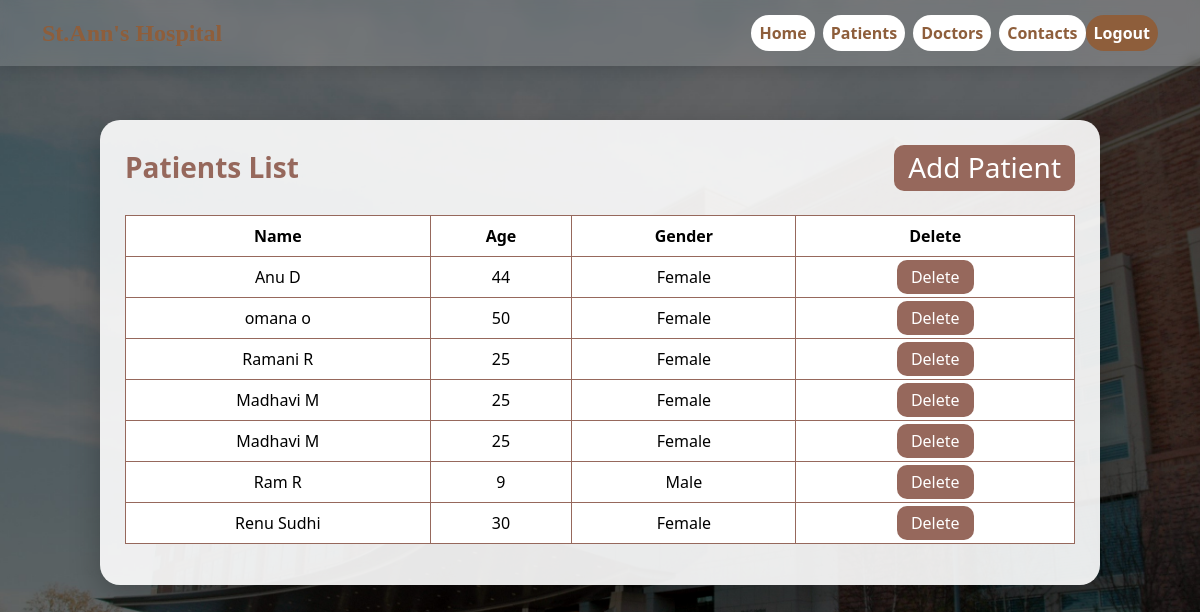
The app's page /admin1/view_patient_by_admin/ (signed in), older data.
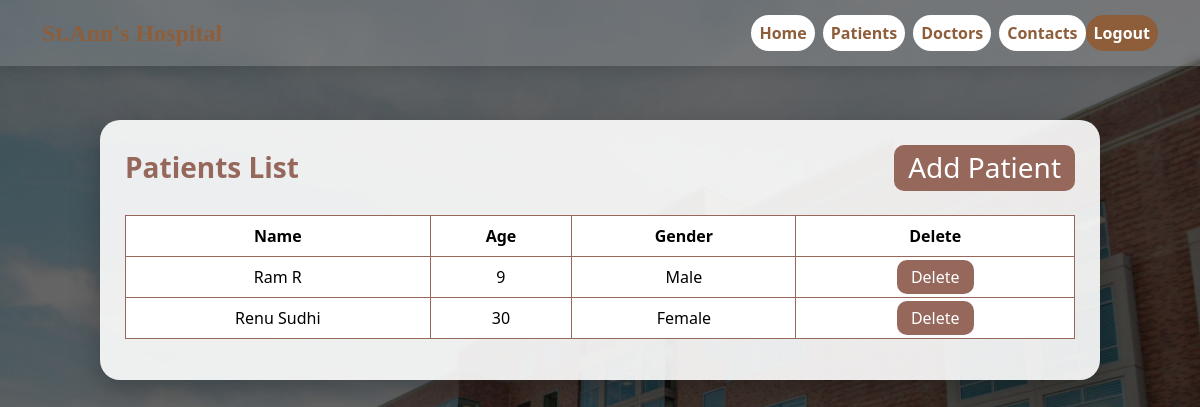
The same page, newer data.
### app/models.py (models this page shows, shortened)
class Patient(models.Model):
    Patient_id = models.ForeignKey(MYUSER, on_delete=models.CASCADE, null=True, blank=True)
    name = models.CharField(max_length=100)
    age = models.IntegerField()
    gender = models.CharField(max_length=10)
    admitted_on = models.DateField(auto_now_add=True)
    is_approved = models.BooleanField(default=False)  # NEW FIELD

### app/views.py (the view)
# urls.py: path('admin1/view_patient_by_admin/', view_patient_by_admin, name='view_patient_by_admin'),
@login_required
def view_patient_by_admin(request):
    patients = Patient.objects.select_related('Patient_id').all()
    return render(request, 'view_patient_by_admin.html', {'views': patients})

### app/templates/view_patient_by_admin.html (shortened to what this page needs)
{% load static %}
<!DOCTYPE html>
<html lang="en">
<head>
<link href="https://cdn.jsdelivr.net/npm/bootstrap@5.3.2/dist/css/bootstrap.min.css" rel="stylesheet">
</head>
<body>
<nav class="navbar navbar-expand-lg fixed-top">
  <div class="container-fluid">
    <a class="navbar-brand" href="{% url 'adminpage' %}">St.Ann's Hospital</a>
    <div class="collapse navbar-collapse" id="navbarNav">
      <ul class="navbar-nav ms-auto">
        <li class="nav-item"><a href="{% url 'adminpage' %}" class="nav-link btn-nav">Home</a></li>
        <li class="nav-item"><a href="{% url 'view_patient_by_admin' %}" class="nav-link btn-nav">Patients</a></li>
        <li class="nav-item"><a href="{% url 'view_doctors' %}" class="nav-link btn-nav">Doctors</a></li>
        <li class="nav-item"><a href="{% url 'view_contacts' %}" class="nav-link btn-nav">Contacts</a></li>
        <li class="nav-item"><a href="{% url 'logout' %}" class="nav-link btn-logout">Logout</a></li>
      </ul>
    </div>
  </div>
</nav>
<div class="table-container">
    <h3 class="mb-4 text-center">
        Patients List
        <a href="{% url 'pat_reg' %}" class="action-btn">Add Patient</a>
    </h3>
    <table class="table table-hover">
        <thead>
            <tr>
                <th>Name</th>
                <th>Age</th>
                <th>Gender</th>
                <th>Delete</th>
            </tr>
        </thead>
        <tbody>
        {% for i in views %}
            <tr>
                <td>{{ i.name }}</td>
                <td>{{ i.age }}</td>
                <td>{{ i.gender }}</td>
                <td>
                    <a href="{% url 'delete_patient_by_admin' i.id %}" class="action-btn">Delete</a>
                </td>
            </tr>
        {% empty %}
            <tr>
                <td colspan="4">No patients found.</td>
            </tr>
        {% endfor %}
        </tbody>
    </table>
</div>
</body>
</html>

Row changes from the older to the newer data that the page shows:
removed Patient: name "Anu D", age "44", gender "Female"
removed Patient: name "omana o", age "50", gender "Female"
removed Patient: name "Ramani R", age "25", gender "Female"
removed Patient: name "Madhavi M", age "25", gender "Female"
removed Patient: name "Madhavi M", age "25", gender "Female"
